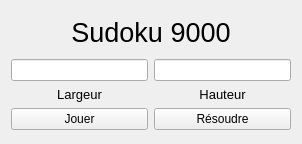
<?xml version="1.0" encoding="UTF-8"?>
<ui version="4.0">
 <class>Menu</class>
 <widget class="QWidget" name="Menu">
  <property name="geometry">
   <rect>
    <x>0</x>
    <y>0</y>
    <width>302</width>
    <height>144</height>
   </rect>
  </property>
  <property name="windowTitle">
   <string>Sudoku 9000</string>
  </property>
  <widget class="QWidget" name="">
   <property name="geometry">
    <rect>
     <x>11</x>
     <y>12</y>
     <width>280</width>
     <height>118</height>
    </rect>
   </property>
   <layout class="QVBoxLayout" name="verticalLayout_3">
    <item>
     <widget class="QLabel" name="label">
      <property name="enabled">
       <bool>true</bool>
      </property>
      <property name="font">
       <font>
        <pointsize>20</pointsize>
        <weight>50</weight>
        <bold>false</bold>
        <kerning>true</kerning>
       </font>
      </property>
      <property name="layoutDirection">
       <enum>Qt::LeftToRight</enum>
      </property>
      <property name="text">
       <string>Sudoku 9000</string>
      </property>
      <property name="textFormat">
       <enum>Qt::AutoText</enum>
      </property>
      <property name="alignment">
       <set>Qt::AlignCenter</set>
      </property>
     </widget>
    </item>
    <item>
     <layout class="QHBoxLayout" name="horizontalLayout">
      <item>
       <layout class="QVBoxLayout" name="verticalLayout_2">
        <item>
         <widget class="QLineEdit" name="lineEdit_2"/>
        </item>
        <item>
         <widget class="QLabel" name="label_3">
          <property name="font">
           <font>
            <pointsize>10</pointsize>
            <weight>50</weight>
            <bold>false</bold>
           </font>
          </property>
          <property name="layoutDirection">
           <enum>Qt::LeftToRight</enum>
          </property>
          <property name="text">
           <string>Largeur</string>
          </property>
          <property name="alignment">
           <set>Qt::AlignCenter</set>
          </property>
         </widget>
        </item>
       </layout>
      </item>
      <item>
       <layout class="QVBoxLayout" name="verticalLayout">
        <item>
         <widget class="QLineEdit" name="lineEdit"/>
        </item>
        <item>
         <widget class="QLabel" name="label_2">
          <property name="font">
           <font>
            <pointsize>10</pointsize>
           </font>
          </property>
          <property name="text">
           <string>Hauteur</string>
          </property>
          <property name="alignment">
           <set>Qt::AlignCenter</set>
          </property>
         </widget>
        </item>
       </layout>
      </item>
     </layout>
    </item>
    <item>
     <layout class="QHBoxLayout" name="horizontalLayout_2">
      <item>
       <widget class="QPushButton" name="play_btn">
        <property name="text">
         <string>Jouer</string>
        </property>
       </widget>
      </item>
      <item>
       <widget class="QPushButton" name="resoudre_btn">
        <property name="text">
         <string>Résoudre</string>
        </property>
       </widget>
      </item>
     </layout>
    </item>
   </layout>
  </widget>
 </widget>
 <resources/>
 <connections/>
</ui>
